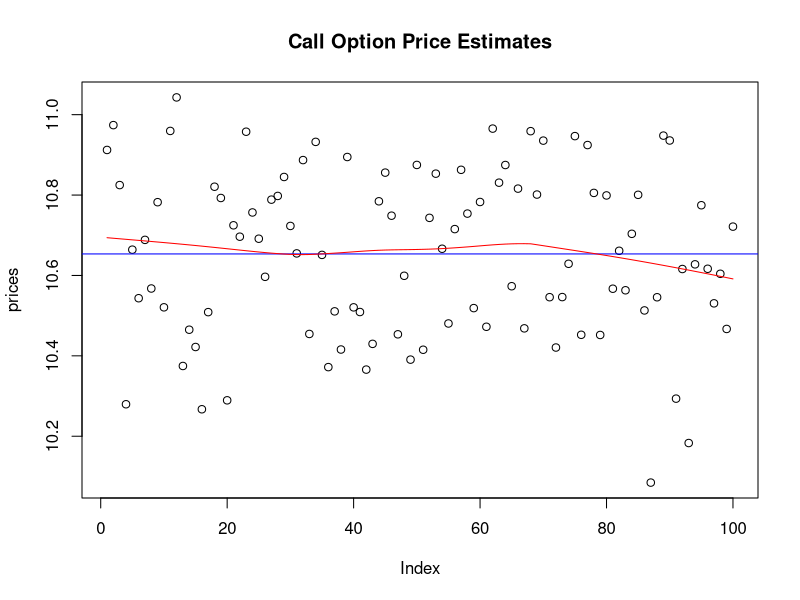

R code for this plot:
#Project 4.2 - Exotic Option Pricing

#Group 8:
#Evan Johnston
#Chinmay Baxi
#Roberto Toto

#1 - Choose Stock
# Stock: Facebook

# inital stock price
p0<-104.04

# maturity date (June 17 - 153 days)
maturity<-153/252

# create period
dt<-1/252
T<-maturity/dt

# call option price (from Yahoo Finance)
c<-10.35

# strike price
K<-105

# risk free rate
r<-0.004

# standard deviation of daily stock
sigma<-0.34

# number of simulations
N<-10000

#2 - Call Option Pricing Function
callPricer<-function(p0,K,T,r,sigma,N){
  # p0 is the initial price of the underlying stock
  # K is the strike
  # T is the number of business days to expiry
  # r is the risk-free rate per business day
  # sigma is the standard deviation of daily stock return
  # N is the number of simulations to use.
  
  mu_int<-r/252
  sigma_int<-sigma*sqrt(dt)
  
  # initialize payoff vector
  optionPayOffs<-vector()
  
  for(i in 1:N){
    returns<-rnorm(T,mu_int,sigma_int)
    prices<-p0*cumprod(returns+1)
    optionPayOffs[i]<-max(prices[T]-K,0)
  }
  
  optPrice<-mean(optionPayOffs)/(1+r)^maturity
  return(optPrice)
  
}

# initalize prices vector
prices<-rep(0,100)

# fill price vector with prices based on different estimated prices
for (i in 1:100){
  prices[i]<-callPricer(p0,K,T,r,sigma,N)
}

# plots the prices with the mean in blue and best-fit in red
plot(prices, main="Call Option Price Estimates")
abline(h=mean(prices),col="blue")
lines(lowess(prices),col="red")
print (mean(prices))
